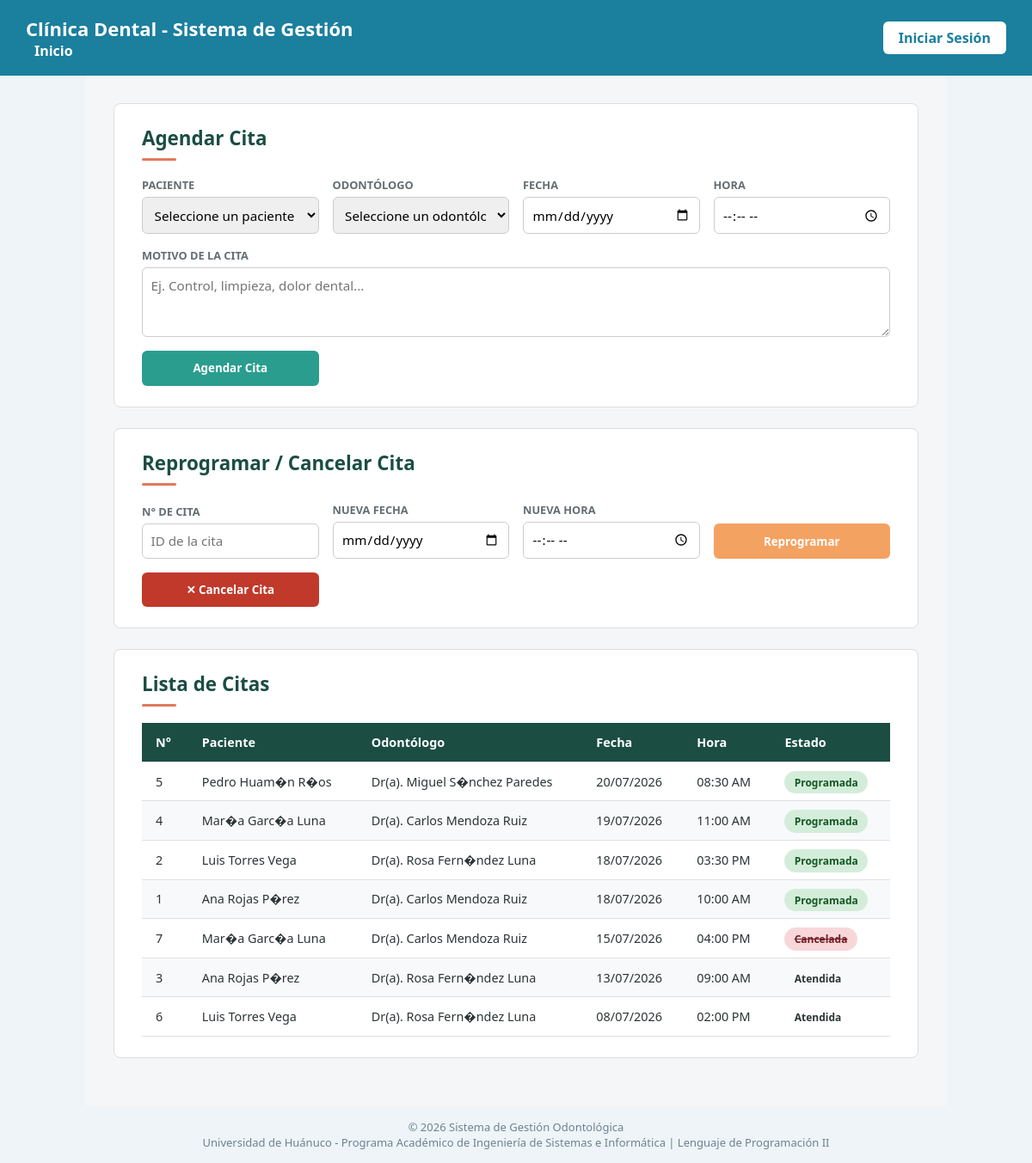
Page /vistas/citas.php on the committed database.
### tables this page shows
CREATE TABLE cita (
    id_cita INT AUTO_INCREMENT PRIMARY KEY,
    id_paciente INT NOT NULL,
    id_odontologo INT NOT NULL,
    fecha DATE NOT NULL,
    hora TIME NOT NULL,
    motivo VARCHAR(200),
    estado ENUM('Programada','Reprogramada','Cancelada','Atendida') DEFAULT 'Programada',
    FOREIGN KEY (id_paciente) REFERENCES paciente(id_paciente),
    FOREIGN KEY (id_odontologo) REFERENCES odontologo(id_odontologo)
);

CREATE TABLE paciente (
    id_paciente INT AUTO_INCREMENT PRIMARY KEY,
    dni VARCHAR(8) NOT NULL UNIQUE,
    nombres VARCHAR(80) NOT NULL,
    apellidos VARCHAR(80) NOT NULL,
    telefono VARCHAR(20),
    correo VARCHAR(100),
    direccion VARCHAR(150),
    fecha_nacimiento DATE
);

CREATE TABLE odontologo (
    id_odontologo INT AUTO_INCREMENT PRIMARY KEY,
    nombres VARCHAR(80) NOT NULL,
    apellidos VARCHAR(80) NOT NULL,
    especialidad VARCHAR(80),
    telefono VARCHAR(20),
    correo VARCHAR(100)
);

### php/clases/Cita.php (called while the page is built, shortened)
<?php
require_once __DIR__ . '/../config/conexion.php';
class Cita {
    private $conexion;
    public function __construct() {
        $con = new Conexion();
        $this->conexion = $con->conectar();
    }
    public function listarCitas() {
        $sql = "SELECT c.id_cita, c.fecha, c.hora, c.motivo, c.estado,
                       p.nombres AS paciente_nombres, p.apellidos AS paciente_apellidos,
                       o.nombres AS odontologo_nombres, o.apellidos AS odontologo_apellidos
                FROM cita c
                INNER JOIN paciente p ON c.id_paciente = p.id_paciente
                INNER JOIN odontologo o ON c.id_odontologo = o.id_odontologo
                ORDER BY c.fecha DESC, c.hora DESC";
        $stmt = $this->conexion->prepare($sql);
        $stmt->execute();
        return $stmt->fetchAll();
    }
}

### php/config/conexion.php (called while the page is built, shortened)
<?php
class Conexion {
    private $host = "localhost";
    private $nombre_bd = "clinica_dental";
    private $usuario = "root";
    private $password = "";
    private $charset = "utf8mb4";
    public function conectar() {
        $dsn = "mysql:host={$this->host};dbname={$this->nombre_bd};charset={$this->charset}";
        $opciones = [
            PDO::ATTR_ERRMODE            => PDO::ERRMODE_EXCEPTION,
            PDO::ATTR_DEFAULT_FETCH_MODE => PDO::FETCH_ASSOC,
            PDO::ATTR_EMULATE_PREPARES   => false,
        ];
        try {
            $this->pdo = new PDO($dsn, $this->usuario, $this->password, $opciones);
            return $this->pdo;
        } catch (PDOException $e) {
            die("Error de conexión a la base de datos: " . $e->getMessage());
        }
    }
}

### vistas/citas.php (the view, shortened to what this page needs)
<?php
$paginaActiva = 'citas';
require_once __DIR__ . '/../php/clases/Cita.php';
$citaObj = new Cita();
$citas = $citaObj->listarCitas();
?>
<!DOCTYPE html>
<html lang="es">
<head>
    <link rel="stylesheet" href="../css/base.css">
    <link rel="stylesheet" href="../css/citas.css">
</head>
<body>
    <?php include 'incluir/header.php'; ?>
    <main class="pagina-citas">
        <section class="seccion-cita">
            <h2>Agendar Cita</h2>
            <div class="linea-decorativa"></div>
            <form class="form-cita" action="../php/procesar/procesar_cita.php" method="POST">
                <div class="grupo-campo">
                    <label for="id_paciente">Paciente</label>
                    <select id="id_paciente" name="id_paciente" required>
                        <option value="">Seleccione un paciente</option>
                    </select>
                </div>
                <div class="grupo-campo">
                    <label for="id_odontologo">Odontólogo</label>
                    <select id="id_odontologo" name="id_odontologo" required>
                        <option value="">Seleccione un odontólogo</option>
                    </select>
                </div>
                <div class="grupo-campo">
                    <label for="fecha">Fecha</label>
                    <input type="date" id="fecha" name="fecha" min="<?php echo date('Y-m-d'); ?>" required>
                </div>
                <div class="grupo-campo">
                    <label for="hora">Hora</label>
                    <input type="time" id="hora" name="hora" required>
                </div>
                <div class="grupo-campo campo-ancho">
                    <label for="motivo">Motivo de la cita</label>
                    <textarea id="motivo" name="motivo" rows="3" placeholder="Ej. Control, limpieza, dolor dental..."></textarea>
                </div>
                <div class="grupo-campo campo-boton">
                    <button type="submit" class="btn-agendar">
                        <span></span> Agendar Cita
                    </button>
                </div>
            </form>
        </section>
        <section class="seccion-cita seccion-gestion">
            <h2>Reprogramar / Cancelar Cita</h2>
            <div class="linea-decorativa"></div>
            <form class="form-gestion" action="../php/procesar/procesar_cita.php" method="POST">
                <div class="grupo-campo">
                    <label for="id_cita">N° de Cita</label>
                    <input type="number" id="id_cita" name="id_cita" placeholder="ID de la cita" min="1" required>
                </div>
                <div class="grupo-campo">
                    <label for="nueva_fecha">Nueva fecha</label>
                    <input type="date" id="nueva_fecha" name="nueva_fecha" min="<?php echo date('Y-m-d'); ?>">
                </div>
                <div class="grupo-campo">
                    <label for="nueva_hora">Nueva hora</label>
                    <input type="time" id="nueva_hora" name="nueva_hora">
                </div>
                <div class="grupo-campo campo-boton">
                    <button type="submit" name="accion" value="reprogramar" class="btn-reprogramar">
                        <span></span> Reprogramar
                    </button>
                </div>
                <div class="grupo-campo campo-boton">
                    <button type="submit" name="accion" value="cancelar" class="btn-cancelar"
                            onclick="return confirm('¿Seguro que desea cancelar esta cita?');">
                        <span>✕</span> Cancelar Cita
                    </button>
                </div>
            </form>
        </section>
        <section class="seccion-cita">
            <h2>Lista de Citas</h2>
            <div class="linea-decorativa"></div>
            <div class="contenedor-tabla">
                <table class="tabla-citas">
                    <thead>
                        <tr>
                            <th>N°</th>
                            <th>Paciente</th>
                            <th>Odontólogo</th>
                            <th>Fecha</th>
                            <th>Hora</th>
                            <th>Estado</th>
                        </tr>
                    </thead>
                    <tbody>
                        <?php if (empty($citas)): ?>
                            <tr>
                                <td colspan="6" style="text-align:center; color:#78909c;">Todavía no hay citas registradas.</td>
                            </tr>
                        <?php else: ?>
                            <?php foreach ($citas as $c): ?>
                                <?php
                                $estadoClase = strtolower($c['estado']);
                                $fechaFmt = date('d/m/Y', strtotime($c['fecha']));
                                $horaFmt  = date('h:i A', strtotime($c['hora']));
                                ?>
                                <tr>
                                    <td class="num-cita"><?php echo $c['id_cita']; ?></td>
                                    <td><?php echo htmlspecialchars($c['paciente_nombres'] . ' ' . $c['paciente_apellidos']); ?></td>
                                    <td>Dr(a). <?php echo htmlspecialchars($c['odontologo_nombres'] . ' ' . $c['odontologo_apellidos']); ?></td>
                                    <td><?php echo $fechaFmt; ?></td>
                                    <td><?php echo $horaFmt; ?></td>
                                    <td><span class="estado <?php echo $estadoClase; ?>"><?php echo htmlspecialchars($c['estado']); ?></span></td>
                                </tr>
                            <?php endforeach; ?>
                        <?php endif; ?>
                    </tbody>
                </table>
            </div>
        </section>
    </main>
    <?php include 'incluir/footer.php'; ?>
</body>
</html>

### vistas/incluir/header.php (shortened to what this page needs)
<?php
$rol = $_SESSION['rol'] ?? '';
$usuarioSesion = $_SESSION['usuario'] ?? '';
?>
<header>
    <nav>
        <div class="nav-container">
            <div class="logo">
                <h1>Clínica Dental - Sistema de Gestión</h1>
            </div>
            <?php if ($rol === 'Odontologo'): ?>
                <ul class="nav-menu">
                    <li><a href="index.php" <?php echo ($paginaActiva == 'index') ? 'class="activo"' : ''; ?>>Mi Agenda</a></li>
                    <li><a href="historial.php" <?php echo ($paginaActiva == 'historial') ? 'class="activo"' : ''; ?>>Historial Clínico</a></li>
                </ul>
            <?php else: ?>
                <ul class="nav-menu">
                    <li><a href="index.php" <?php echo ($paginaActiva == 'index') ? 'class="activo"' : ''; ?>>Inicio</a></li>
                </ul>
            <?php endif; ?>
        </div>
    </nav>
    <div class="auth-buttons">
        <?php if ($rol === 'Odontologo'): ?>
            <span class="usuario-activo">Odontólogo: <?php echo htmlspecialchars($usuarioSesion); ?></span>
            <a href="../php/procesar/logout.php" class="btn-login">Cerrar Sesión</a>
        <?php elseif ($rol === 'Administrador' || $rol === 'Recepcionista'): ?>
            <span class="usuario-activo"><?php echo htmlspecialchars($rol); ?>: <?php echo htmlspecialchars($usuarioSesion); ?></span>
            <a href="../php/procesar/logout.php" class="btn-login">Cerrar Sesión</a>
        <?php else: ?>
            <a href="login.php" class="btn-login">Iniciar Sesión</a>
        <?php endif; ?>
    </div>
</header>

### vistas/incluir/footer.php
<footer>
    <div class="footer-content">
        <p>&copy; 2026 Sistema de Gestión Odontológica</p>
        <p>Universidad de Huánuco - Programa Académico de Ingeniería de Sistemas e Informática | Lenguaje de Programación II</p>
    </div>
</footer>

### css/base.css (style rules this page uses)
* { margin: 0; padding: 0; box-sizing: border-box; font-family: 'Segoe UI', Arial, sans-serif; }
body { background-color: #eef4f7; color: #263544; }
header { background-color: #1b7f9e; color: #fff; padding: 18px 30px; display: flex; justify-content: space-between; align-items: center; }
header h1 { font-size: 22px; }
nav ul { list-style: none; display: flex; gap: 20px; }
nav a { color: #fff; text-decoration: none; font-weight: 600; padding: 6px 10px; border-radius: 6px; transition: background 0.2s; }
.btn-login { background-color: #fff; color: #1b7f9e; padding: 8px 18px; border-radius: 6px; font-weight: 600; text-decoration: none; transition: background 0.2s, color 0.2s; }
footer { text-align: center; padding: 15px; color: #6c8291; font-size: 13px; }

### css/citas.css (style rules this page uses)
.pagina-citas { font-family: 'Inter', sans-serif; background: #f4f6f8; color: #2d3436; padding: 2rem; max-width: 1000px; margin: 0 auto; }
.seccion-cita { background: #fff; border: 1px solid #ddd; border-radius: 8px; padding: 1.5rem 2rem; margin-bottom: 1.5rem; }
.seccion-cita h2 { color: #1b4d43; font-size: 1.4rem; margin-bottom: 0.5rem; }
.linea-decorativa { width: 40px; height: 3px; background: #e07a5f; margin-bottom: 1.2rem; border-radius: 2px; }
.form-cita, .form-gestion { display: grid; grid-template-columns: repeat(auto-fit, minmax(200px, 1fr)); gap: 1rem; align-items: end; }
.grupo-campo { display: flex; flex-direction: column; gap: 0.3rem; }
.grupo-campo label { font-size: 0.8rem; font-weight: 600; color: #636e72; text-transform: uppercase; }
.grupo-campo input, .grupo-campo select, .grupo-campo textarea { padding: 0.6rem; border: 1.5px solid #ccc; border-radius: 6px; font-size: 0.95rem; font-family: inherit; }
.campo-ancho { grid-column: 1 / -1; }
.btn-agendar, .btn-reprogramar, .btn-cancelar { padding: 0.7rem 1.2rem; border: none; border-radius: 6px; font-weight: 600; cursor: pointer; color: #fff; width: 100%; }
.btn-agendar { background: #2a9d8f; }
.btn-reprogramar { background: #f4a261; }
.btn-cancelar { background: #c0392b; }
.tabla-citas { width: 100%; border-collapse: collapse; font-size: 0.9rem; }
.tabla-citas thead { background: #1b4d43; color: #fff; }
.tabla-citas th, .tabla-citas td { padding: 0.8rem 1rem; text-align: left; border-bottom: 1px solid #e0e0e0; }
.tabla-citas tbody tr:nth-child(even) { background: #f8f9fa; }
.estado { padding: 0.3rem 0.7rem; border-radius: 15px; font-size: 0.75rem; font-weight: 600; }
.estado.programada { background: #d4edda; color: #155724; }
.estado.cancelada { background: #f8d7da; color: #721c24; text-decoration: line-through; }

### rows in the picture
cita: id_cita "5", id_paciente.apellidos "Pedro Huam�n R�os", id_odontologo.apellidos "Miguel S�nchez Paredes", fecha "20/07/2026", hora "08:30 AM", estado "Programada"
cita: id_cita "4", id_paciente.apellidos "Mar�a Garc�a Luna", id_odontologo.apellidos "Carlos Mendoza Ruiz", fecha "19/07/2026", hora "11:00 AM", estado "Programada"
cita: id_cita "2", id_paciente.apellidos "Luis Torres Vega", id_odontologo.apellidos "Rosa Fern�ndez Luna", fecha "18/07/2026", hora "03:30 PM", estado "Programada"
cita: id_cita "1", id_paciente.apellidos "Ana Rojas P�rez", id_odontologo.apellidos "Carlos Mendoza Ruiz", fecha "18/07/2026", hora "10:00 AM", estado "Programada"
cita: id_cita "7", id_paciente.apellidos "Mar�a Garc�a Luna", id_odontologo.apellidos "Carlos Mendoza Ruiz", fecha "15/07/2026", hora "04:00 PM", estado "Cancelada"
cita: id_cita "3", id_paciente.apellidos "Ana Rojas P�rez", id_odontologo.apellidos "Rosa Fern�ndez Luna", fecha "13/07/2026", hora "09:00 AM", estado "Atendida"
cita: id_cita "6", id_paciente.apellidos "Luis Torres Vega", id_odontologo.apellidos "Rosa Fern�ndez Luna", fecha "08/07/2026", hora "02:00 PM", estado "Atendida"
